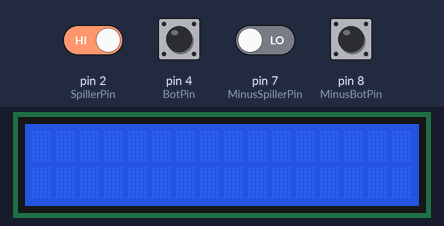
The sketch below on a simulated Arduino Uno, built with avr-gcc and run on an emulated ATmega328P. Shown: 16×2 character LCD. Inputs (shaded band) come from the test bench; at power-on: pin 2 (SpillerPin), pin 4 (BotPin) HIGH, pin 7 (MinusSpillerPin), pin 8 (MinusBotPin) LOW.

Above: at 1.2 s.
1.3 s: pin 2 (SpillerPin) driven LOW
At 1.45 s:
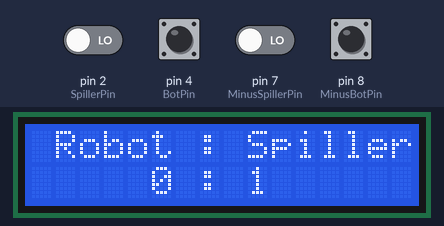
3.7 s: pin 7 (MinusSpillerPin) driven HIGH
At 4.0 s:
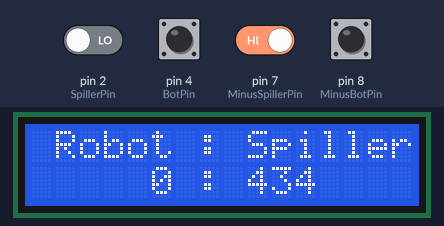
6.7 s: pin 7 (MinusSpillerPin) driven LOW
At 6.87 s:
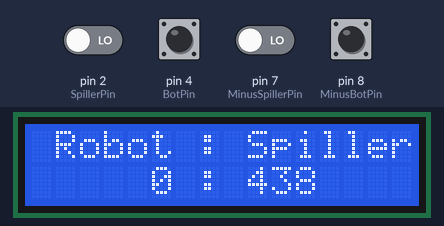
9.7 s: pin 4 (BotPin) pulled LOW for 0.15 s
At 9.88 s:
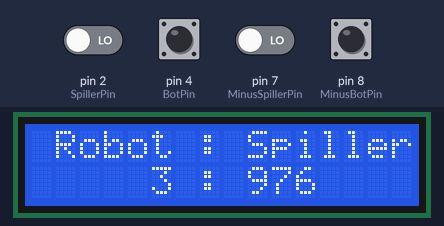
12.8 s: pin 4 (BotPin) pulled LOW for 1 s
At 13.2 s:
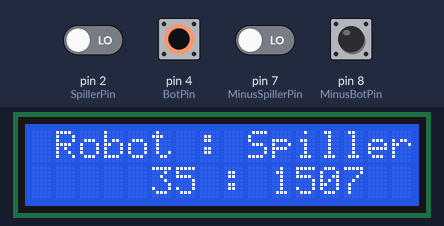
16.8 s: pin 8 (MinusBotPin) pulled HIGH for 0.15 s
At 17.12 s:
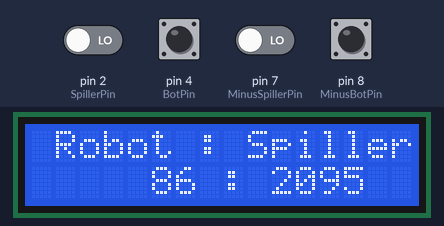
Timing chart, 0 to 19.4 s (numbered marks = the images above; inputs shaded):
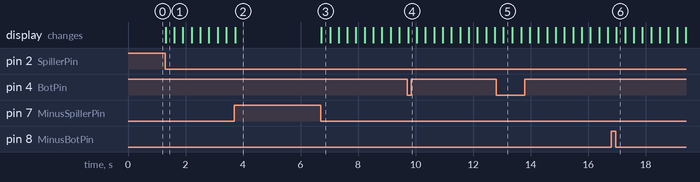

Measured:
- after the input at 1.3 s, the display: changes at once (image 1)
- after the input at 6.7 s, the display: changes at once (image 3)

The sketch:

maal.ino
```cpp
#include <LiquidCrystal.h>

 // Initialiserer LCD med de korrekte ben (RS, EN, D4, D5, D6, D7)
 const int rs = 12, en = 11, d4 = 5, d5 = 9, d6 = 3, d7 = 6;
 LiquidCrystal lcd(rs, en, d4, d5, d6, d7);

 // Definerer pins til input fra point- og minusknapper
 const int BotPin = 4;              // Robot scorer point
 const int SpillerPin = 2;          // Spiller scorer point
 const int MinusSpillerPin = 7;     // Trækker point fra spiller
 const int MinusBotPin = 8;         // Trækker point fra robot

 // Variabler til at holde styr på point
 int RobotM = 0;
 int SpillerM = 0;

 void setup() {
     // Sætter IR og knapper som input
     pinMode(BotPin, INPUT);
     pinMode(SpillerPin, INPUT);
     pinMode(MinusBotPin, INPUT);
     pinMode(MinusSpillerPin, INPUT);

     // Initialiserer LCD med 16 kolonner og 2 rækker
     lcd.begin(16, 2);
 }

 void loop() {
     // Læser signal fra IR-sensor
     int RobotSignal = digitalRead(BotPin);
     int SpillerSignal = digitalRead(SpillerPin);

     // Hvis robotens IR signal brydes (aktiv LOW), tilføjes et point
     if (RobotSignal == LOW) {
         RobotM++;
         showMessage(RobotM, SpillerM);
     }

     // Hvis spillerens IR signal brydes (aktiv LOW), tilføjes et point
     if (SpillerSignal == LOW) {
         SpillerM++;
         showMessage(RobotM, SpillerM);
     }

     // Hvis minus-knappen for robot trykkes, og scoren er over 0, fjernes et point
     if (digitalRead(MinusBotPin) == HIGH && RobotM > 0) {
         RobotM--;
         showMessage(RobotM, SpillerM);
     }

     // Hvis minus-knappen for spiller trykkes, og scoren er over 0, fjrernes et point
     if (digitalRead(MinusSpillerPin) == HIGH && SpillerM > 0) {
         SpillerM--;
         showMessage(RobotM, SpillerM);
     }
 }

 // Viser scoren på LCD'en med lidt delay
 void showMessage(int robotScore, int spillerScore) {
     lcd.clear();                        // Rydder displayet
     lcd.setCursor(1, 0);               // Starter i første række
     lcd.print("Robot : Spiller");     // Overskrift
     lcd.setCursor(5, 1);               // Starter midt i anden række
     lcd.print(robotScore);
     lcd.print(" : ");
     lcd.print(spillerScore);
 }
```
